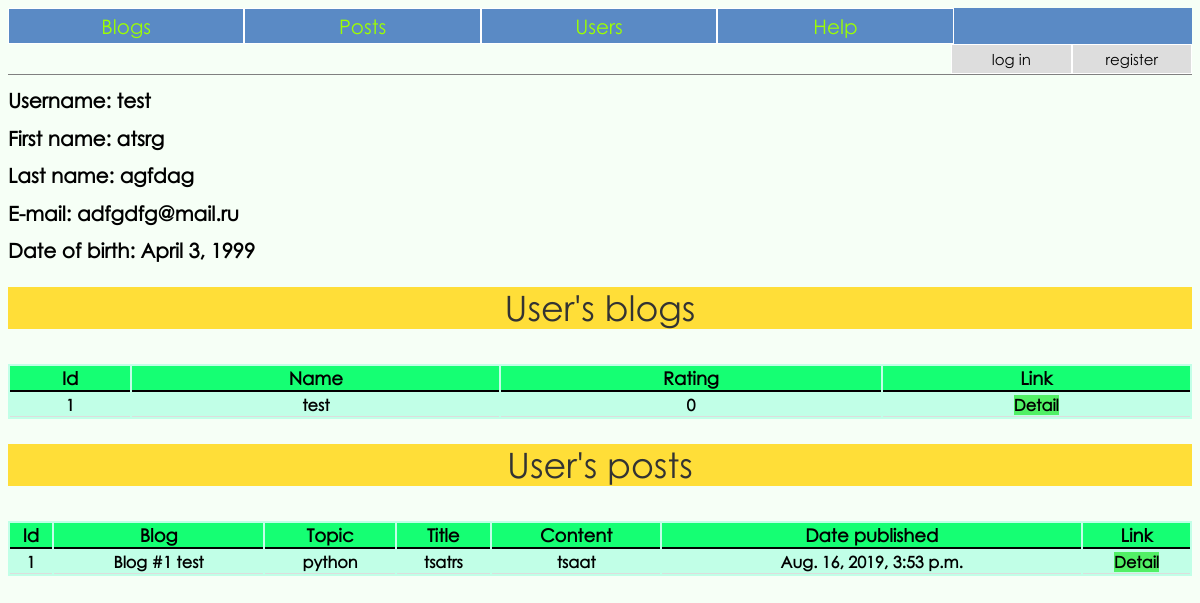
/user/2/, run on an earlier commit of the app's database.
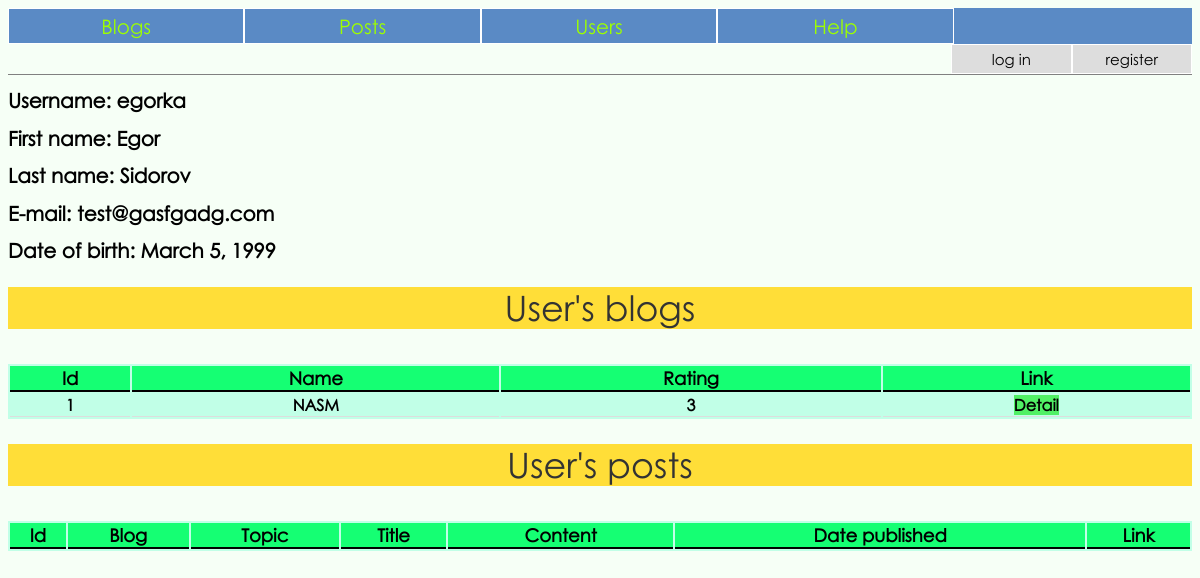
And on a later commit of the database.
### blog/models.py (models this page shows, shortened)
class MyUser(AbstractBaseUser):
	username = models.CharField('username', max_length=50, unique=True)
	first_name = models.CharField('first name', max_length=50)
	last_name = models.CharField('last name', max_length=50)
	email = models.EmailField(
		verbose_name='email address',
		max_length=255,
		unique=True,
	)
	date_of_birth = models.DateField()
	is_active = models.BooleanField(default=True)
	is_admin = models.BooleanField(default=False)
	objects = MyUserManager()
	USERNAME_FIELD = 'username'
	EMAIL_FIELD = 'email'
	REQUIRED_FIELDS = ['first_name', 'last_name', 'email', 'date_of_birth']

class Blog(models.Model):
	author = models.ForeignKey(MyUser, on_delete=models.CASCADE, blank=True)
	name = models.CharField('Name', max_length=50, blank=True, unique=True)
	rating = models.IntegerField('Rating', default=0)
	def __str__(self):
		return f'Blog #{self.id} {self.name}'

class Post(models.Model):
	blog = models.ForeignKey(Blog, on_delete=models.CASCADE, blank=True)
	author = models.ForeignKey(MyUser, on_delete=models.CASCADE, blank=True)
	topic = models.CharField('Topic', max_length=50, blank=True)
	title = models.CharField('Title', max_length=5500, blank=True)
	text = models.TextField('Text', max_length=00, blank=True)
	rating = models.IntegerField('Rating', default=0)
	date_published = models.DateTimeField('Date published', default=timezone.now, blank=True)
	liked_users = []

### blog/views.py (the view)
# urls.py: path('user/<int:user_id>/', views.user, name='user'),
def user(request, user_id):
	user = get_object_or_404(MyUser, pk=user_id)
	blogs = Blog.objects.filter(author=user)
	posts = Post.objects.filter(author=user)
	context = {
		'thisuser': user,
		'posts': posts,
		'blogs': blogs
		}
	return render(request, 'blog/user_detail.html', context)

### blog/templates/blog/user_detail.html (shortened to what this page needs)
{% extends 'blog/base.html' %}
{% block content %}
<div>
	<h1>Username: {{ thisuser.username }}</h1>
	<h1>First name: {{ thisuser.first_name }}</h1>
	<h1>Last name: {{ thisuser.last_name }}</h1>
	<h1>E-mail: {{ thisuser.email }}</h1>
	<h1>Date of birth: {{ thisuser.date_of_birth }}</h1>
</div>
<p class='title'>User's blogs</p>
<div>
	<table>
		<thead>
			<tr>
				<th>Id</th>
				<th>Name</th>
				<th>Rating</th>
				<th>Link</th>
			</tr>
		</thead>
		<tbody>
		{% for blog in blogs %}
			<tr>
				<th>{{ blog.id }}</th>
				<th>{{ blog.name }}</th>
				<th>{{ blog.rating }}</th>
				<th><a href="{% url 'blog:blog' blog.name %}">Detail</a></th>
			</tr>
		{% endfor %}
		</tbody>
	</table>
</div>
<p class='title'>User's posts</p>
<div>
	<table>
		<thead>
			<tr>
				<th>Id</th>
				<th>Blog</th>
				<th>Topic</th>
				<th>Title</th>
				<th>Content</th>
				<th>Date published</th>
				<th>Link</th>
			</tr>
		</thead>
		<tbody>
		{% for post in posts %}
			<tr>
				<th>{{ post.id }}</th>
				<th>{{ post.blog }}</th>
				<th>{{ post.topic }}</th>
				<th>{{ post.title }}</th>
				<th>{{ post.text|slice:25 }}</th>
				<th>{{ post.date_published }}</th>
				<th><a href="{% url 'blog:post' post.id %}">Detail</a></th>
			</tr>
		{% endfor %}
		</tbody>
	</table>
</div>
{% endblock content %}

### blog/templates/blog/base.html (shortened to what this page needs)
<!DOCTYPE html>
<html lang="en">
<head>
    {% load staticfiles %}
    <link rel="stylesheet" href="{% static 'blog/content/style.css' %}">
</head>
<header>
	<div class='nav'>
		<ul class='nav'>
		    <li class='nav'><a class='nav' href="{% url 'blog:index-page' %}">Blogs</a></li>
		    <li class='nav'><a class='nav' href="{% url 'blog:posts' %}">Posts</a></li>
		    <li class='nav'><a class='nav' href="{% url 'blog:users' %}">Users</a></li>
		    <li class='nav'><a class='nav' href="{% url 'blog:help' %}">Help</a></li>
		</ul>
	</div>
	<div class='actions'>
		<ul class='actions'>
			{% if not user.is_authenticated %}
				<li id='auth' class='actions'><a class='actions' href="{% url 'blog:register' %}">register</a></li>
				<li id='auth' class='actions'><a class='actions' href="{% url 'login' %}">log in</a></li>
			{% else %}
				<li class='actions'><a class='actions' href="{% url 'blog:new_blog' %}">new blog</a></li>
				<li class='actions'><a class='actions' href="{% url 'blog:new_post' %}">new post</a></li>
				<li id='auth' class='actions'><a class='actions' href="{% url 'logout' %}">log out</a></li>
			{% endif %}
		</ul>
	</div>
</header>
<body>
{% block content %}
{% endblock content %}
</body>
</html>

### blog/static/blog/content/style.css (style rules this page uses)
* { font-family: 'gothic' }
body { background: #F6FFF6; }
h1 { font-size: 20px; }
a { outline: none; text-decoration: none; vertical-align: center; }
a:link { color: black; background: #51f065; }
table { width: 100%; background: #c1ffe7; overflow: auto; }
thead th { font-weight: bold; font-size: 18px; background: #15ff73; border-bottom: solid 2px black }
th { border-bottom: solid 1px #dddddd; }
a.nav { font-size: 20px; background: unset; text-decoration: none; list-style-type: none; overflow: hidden; }
ul.nav { top: 0; width: 100%; list-style-type: none; margin: 0; padding: 0; overflow: hidden; background-color: #5a8ac5; }
li.nav { width: 19.8%; float: left; text-align: center; border: solid 1px white; }
li.nav a { display: block; color: #9dff00; text-align: center; padding: 5px 70px; text-decoration: none; }
a.actions { font-size: 15px; background: unset; }
ul.actions { top: 0; width: 100%; list-style-type: none; margin: 0; padding: 0; overflow: hidden; background-color: unset; border-bottom: solid 1px gray; }
li.actions { width: 19.8%; float: left; text-align: center; border: solid 1px white; }
li.actions a { display: block; color: black; text-align: center; padding: 5px 0px; margin: 0px 0px; text-decoration: none; }
#auth { width: 10%; background-color: #ddd; float: right; }
#auth a { padding: 5px 10px; }
.title { margin-top: 25px; width: 100%; font-size: 35px; line-height: 1.2; background: #ffde38; color: #333; text-align: center; }

What changed in the data, as far as the page shows it:
removed Post: id "1", blog "Blog #1 test", topic "python", title "tsatrs", text "tsaat", date_published "Aug. 16, 2019, 3:53 p.m."
changed MyUser: username "test" → "egorka"; first_name "atsrg" → "Egor"; last_name "agfdag" → "Sidorov"; email "adfgdfg@mail.ru" → "test@gasfgadg.com"; date_of_birth "April 3, 1999" → "March 5, 1999"
changed Blog id 1: name "test" → "NASM"; rating "0" → "3"
